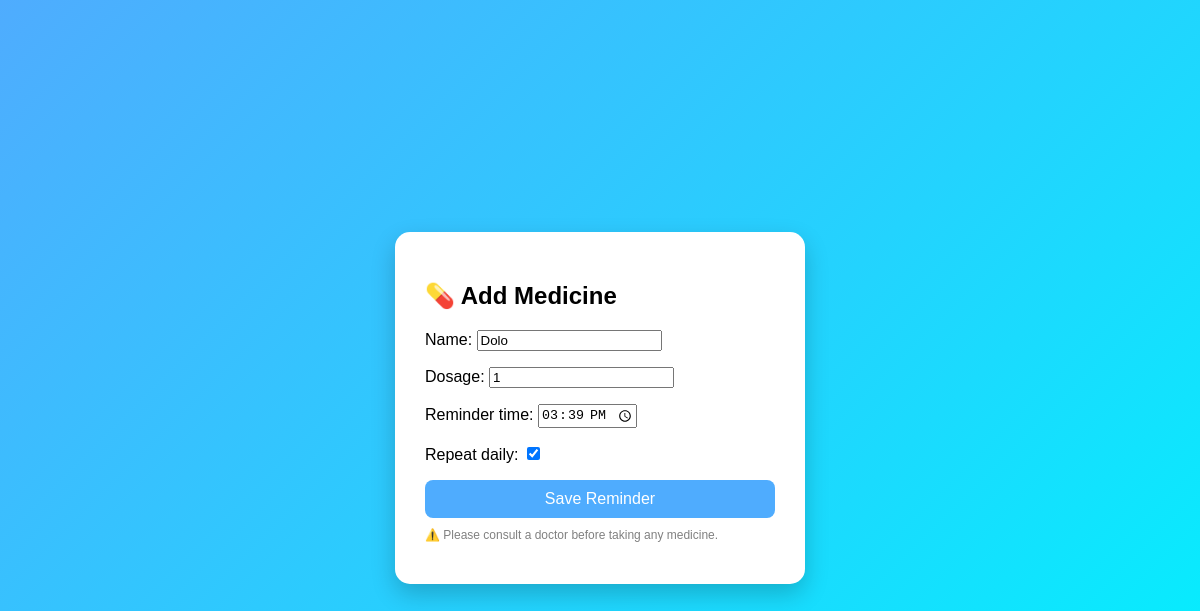
The page /edit/3/ on the database its author committed.
### app1/models.py (models this page shows, shortened)
class Medicine(models.Model):
    name = models.CharField(max_length=100)
    dosage = models.CharField(max_length=50)
    reminder_time = models.TimeField()
    repeat_daily = models.BooleanField(default=True)
    created_at = models.DateTimeField(auto_now_add=True)

### app1/views.py (the view)
# urls.py: path('edit/<int:pk>/', views.edit_medicine, name='edit_medicine'),
def edit_medicine(request, pk):
    med = get_object_or_404(Medicine, pk=pk)
    form = MedicineForm(request.POST or None, instance=med)
    if form.is_valid():
        form.save()
        return redirect('medicine_list')
    return render(request, 'add_medicine.html', {'form': form})

### app1/forms.py
class MedicineForm(forms.ModelForm):
    class Meta:
        model = Medicine
        fields = ['name', 'dosage', 'reminder_time', 'repeat_daily']
        widgets = {
            'reminder_time': forms.TimeInput(attrs={'type': 'time'}),
        }

### templates/add_medicine.html (shortened to what this page needs)
<!DOCTYPE html>
<html>
<head>
</head>
<body>
<div class="card">
<h2>💊 Add Medicine</h2>
<form method="POST">
    {{ form.as_p }}
    <button type="submit">Save Reminder</button>
</form>
<p style="font-size:12px;color:gray;margin-top:10px;">
⚠️ Please consult a doctor before taking any medicine.
</p>
</div>
</body>
</html>

### templates/add_medicine.html (style rules this page uses)
body { font-family: Arial; background: linear-gradient(135deg,#4facfe,#00f2fe); display:flex; justify-content:center; align-items:center; height:100vh; }
.card { background:white; padding:30px; border-radius:15px; width:350px; box-shadow:0 10px 25px rgba(0,0,0,0.2); }
button { width:100%; padding:10px; background:#4facfe; border:none; color:white; font-size:16px; border-radius:8px; }

### rows shown on the page
Medicine: name "Dolo", dosage "1", reminder_time "15:39:00", repeat_daily "☑"
